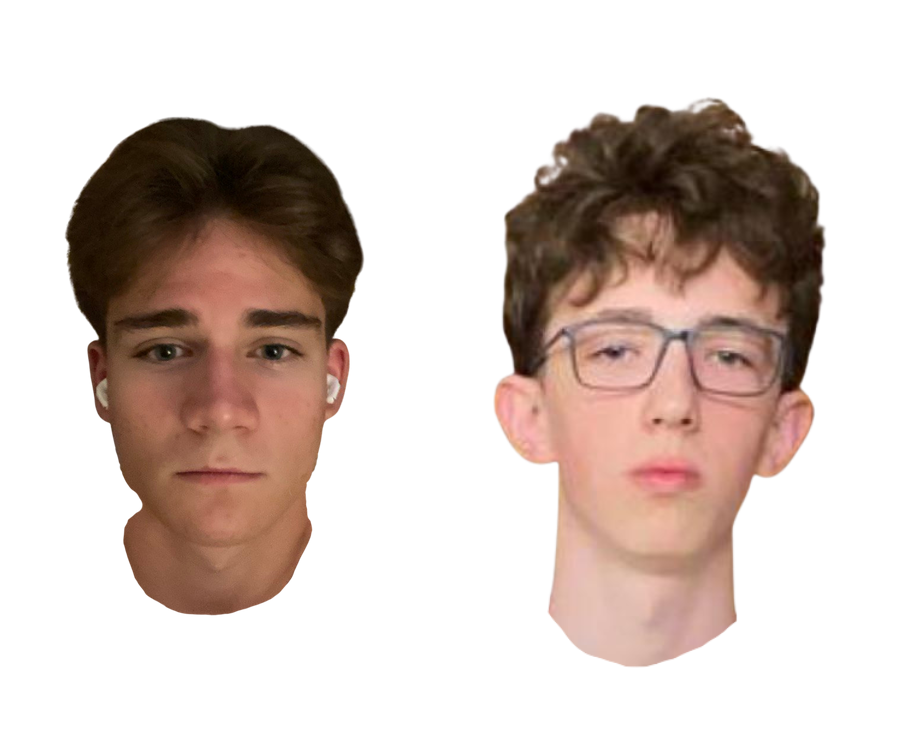
#> input picture images/coolguys.png, 897 x 729 px, found by its file name
$ python CV_home4.py
#> lines starting #> are read from the running program, lines starting #| are printed output that depends on the picture; after the words box and inside, x2 and y2 are one past the last pixel; in counts of white or black regions, pixels touching at a corner belong together
import cv2
import numpy as np
img = cv2.imread('photo/coolguys.png')
#> img is the input picture: shape (729, 897, 3); mean B, G, R 190.3, 196.9, 211.7
scale = 1
img = cv2.resize(img, (img.shape[1] // scale, img.shape[0] // scale))
print(img.shape)
#| (729, 897, 3)
img_copy_color = img.copy()
img_copy = img.copy() #копіюємо фото
img_copy = cv2.cvtColor(img_copy, cv2.COLOR_BGR2GRAY)
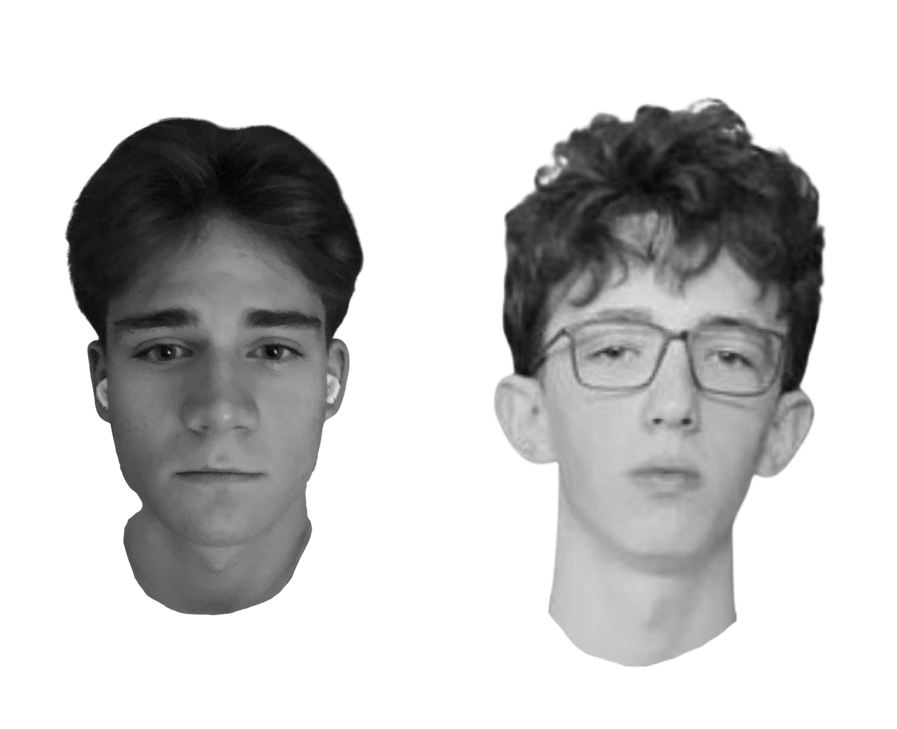
#> img_copy: shape (729, 897); min 1, max 255, mean 200.6
img_copy = cv2.GaussianBlur(img_copy, (5,5), 2)
img_copy = cv2.equalizeHist(img_copy)
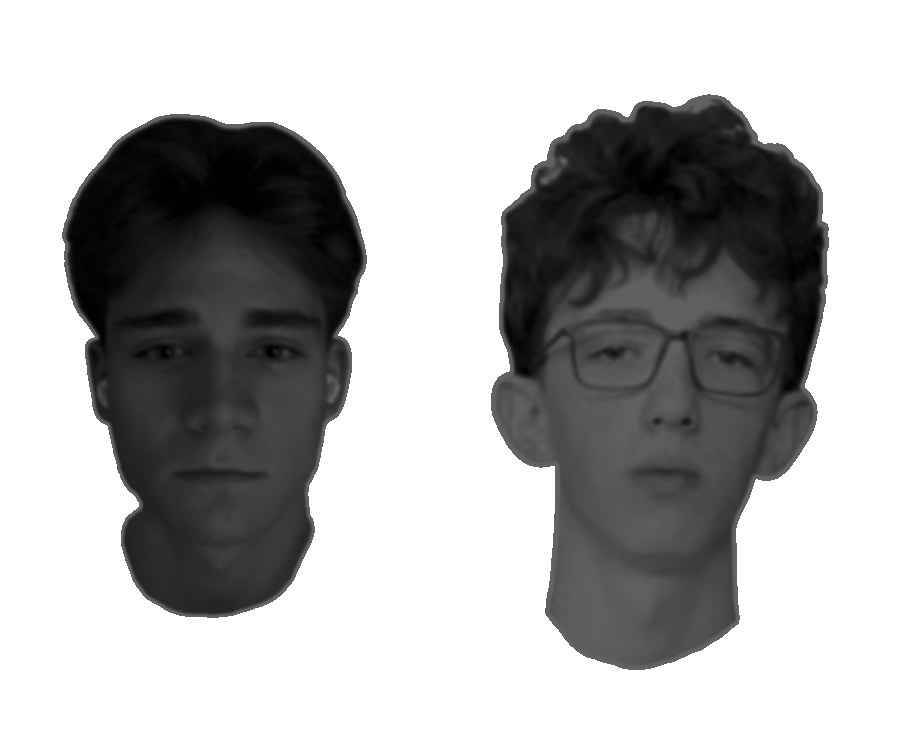
#> img_copy: shape (729, 897); min 0, max 255, mean 174.9

img_copy = cv2.Canny(img_copy, 200, 150)
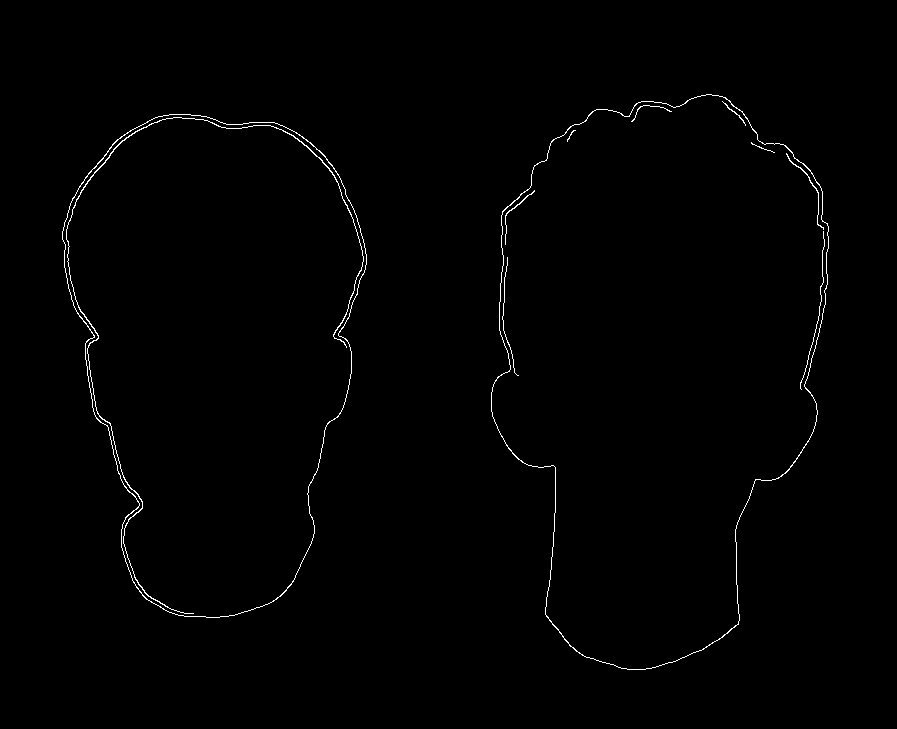
#> img_copy: shape (729, 897); 0.74% white in thin lines or dots, all inside (x1, y1, x2, y2) = (62, 94, 829, 670)
contours, hierarchy = cv2.findContours(img_copy, cv2.RETR_EXTERNAL, cv2.CHAIN_APPROX_SIMPLE)
#> contours = 2 contours; box (x1, y1, x2, y2) and area: (491, 94, 829, 670) 142176, (62, 114, 367, 618) 113228
for cnt in contours:
    area = cv2.contourArea(cnt)
    if area > 100:
        x, y, w, h = cv2.boundingRect(cnt)
        cv2.drawContours(img_copy_color, [cnt], -1, (0, 255, 0), 2)
        cv2.rectangle(img_copy_color, (x, y), (x + w, y + h), (0,255,0), 2)
        text_y = y - 5 if y - 5 > 10 else y + 15
        text = f'x:{x} y:{y}, S:{int(area)}'
        cv2.putText(img_copy_color, text, (x, text_y), cv2.FONT_HERSHEY_SIMPLEX, 0.5, (0, 0, 255), 1)
#> this loop made 2 passes
#> (area, x, y, w, h, text_y, text) on passes 1 to 2: (113228, 62, 114, 305, 504, 109, 'x:62 y:114, S:113228'), (142176, 491, 94, 338, 576, 89, 'x:491 y:94, S:142176')
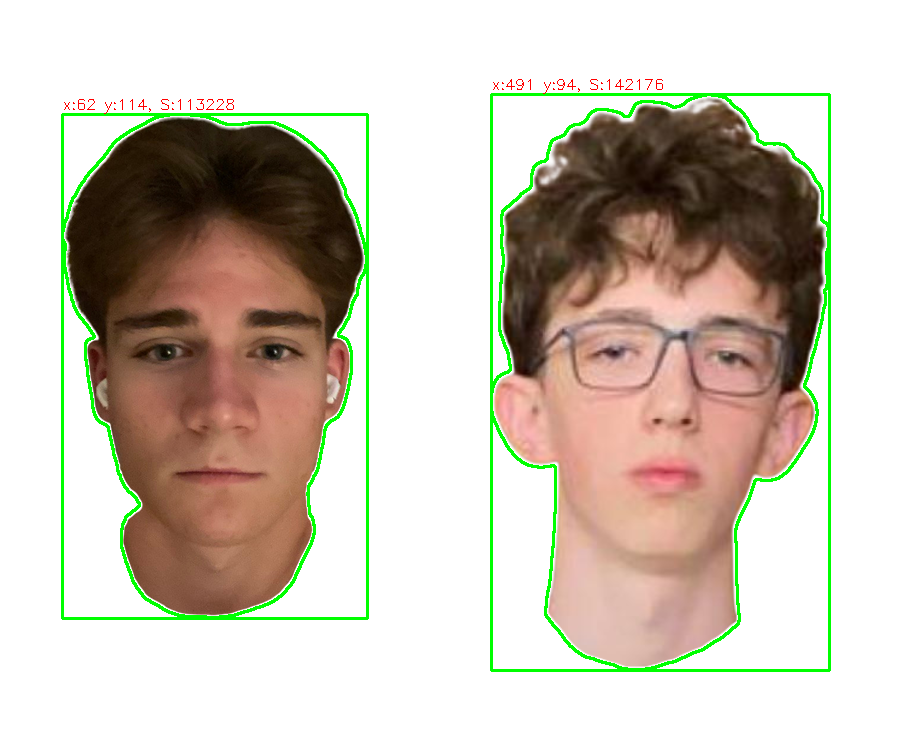
#> img_copy_color: shape (729, 897, 3); 3.13% of pixels changed, all inside (x1, y1, x2, y2) = (61, 79, 831, 672)


cv2.imshow('image', img)
cv2.imshow('img_copy', img_copy)
cv2.imshow('img_copy_color', img_copy_color)
cv2.waitKey(0)
cv2.destroyAllWindows()

$ run again, with images/image(1).png copied over images/coolguys.png
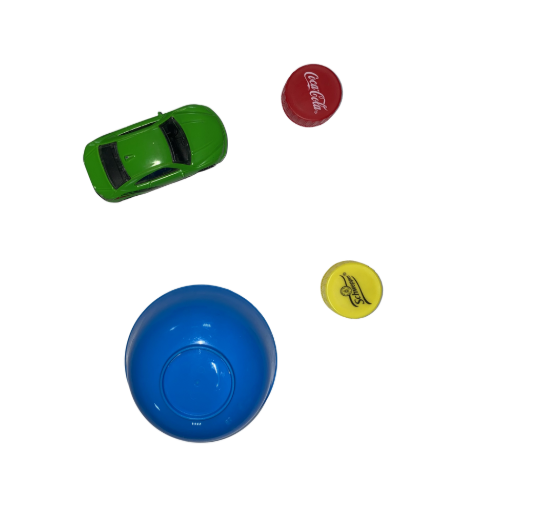
#> input picture images/image(1).png, 536 x 507 px, found by its file name
#> img is the input picture: shape (507, 536, 3); mean B, G, R 236, 234.3, 228.6
#| (507, 536, 3)
#> `img_copy = cv2.Canny(img_copy, 200, 150)`:
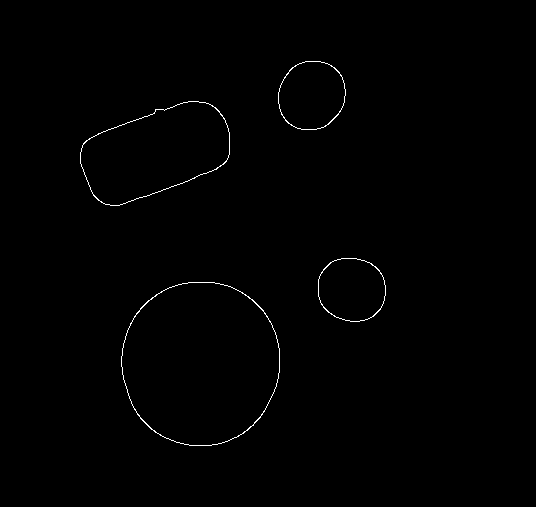
#> img_copy: shape (507, 536); 0.51% white in thin lines or dots, all inside (x1, y1, x2, y2) = (80, 61, 386, 446)
#> contours = 4 contours; box (x1, y1, x2, y2) and area: (121, 282, 280, 446) 20492, (80, 101, 230, 206) 10468, (278, 61, 346, 130) 3646, (318, 258, 386, 322) 3429
#> the loop `for cnt in contours:` made 4 passes
#> (area, x, y, w, h, text_y, text) on passes 1 to 4: (20491.5, 121, 282, 159, 164, 277, 'x:121 y:282, S:20491'), (3429, 318, 258, 68, 64, 253, 'x:318 y:258, S:3429'), (10467.5, 80, 101, 150, 105, 96, 'x:80 y:101, S:10467'), (3645.5, 278, 61, 68, 69, 56, 'x:278 y:61, S:3645')
#> after the loop `for cnt in contours:`:
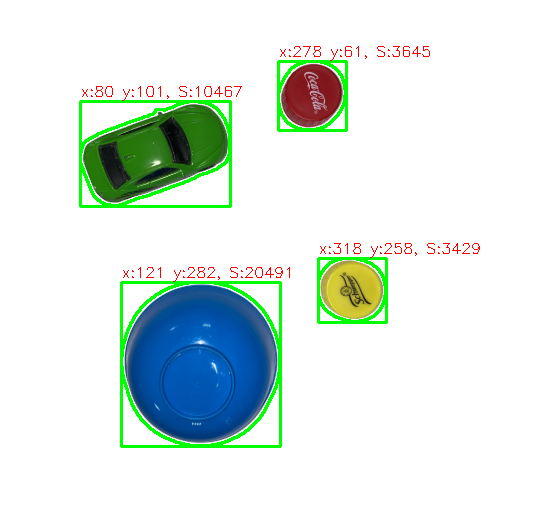
#> img_copy_color: shape (507, 536, 3); 3.66% of pixels changed, all inside (x1, y1, x2, y2) = (79, 46, 480, 448)
